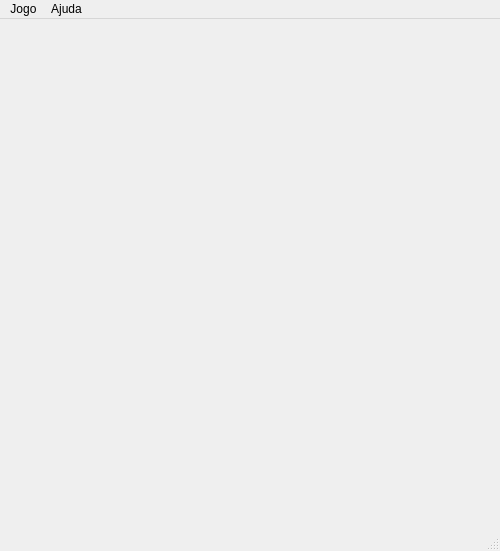
<?xml version="1.0" encoding="UTF-8"?>
<ui version="4.0">
 <class>Teeko</class>
 <widget class="QMainWindow" name="Teeko">
  <property name="geometry">
   <rect>
    <x>0</x>
    <y>0</y>
    <width>500</width>
    <height>551</height>
   </rect>
  </property>
  <property name="windowTitle">
   <string>Teeko</string>
  </property>
  <widget class="QWidget" name="centralwidget">
   <property name="styleSheet">
    <string notr="true">#centralwidget { background: url(':/grid'); }</string>
   </property>
   <layout class="QGridLayout" name="gridLayout">
    <property name="leftMargin">
     <number>0</number>
    </property>
    <property name="topMargin">
     <number>0</number>
    </property>
    <property name="rightMargin">
     <number>0</number>
    </property>
    <property name="bottomMargin">
     <number>0</number>
    </property>
    <property name="spacing">
     <number>0</number>
    </property>
    <item row="2" column="0">
     <widget class="Hole" name="hole20">
      <property name="minimumSize">
       <size>
        <width>100</width>
        <height>100</height>
       </size>
      </property>
      <property name="maximumSize">
       <size>
        <width>100</width>
        <height>100</height>
       </size>
      </property>
      <property name="styleSheet">
       <string notr="true">QPushButton {
    border: none;
    outline: none;
}</string>
      </property>
      <property name="text">
       <string/>
      </property>
      <property name="iconSize">
       <size>
        <width>50</width>
        <height>50</height>
       </size>
      </property>
      <property name="flat">
       <bool>true</bool>
      </property>
      <property name="row" stdset="0">
       <number>2</number>
      </property>
      <property name="col" stdset="0">
       <number>0</number>
      </property>
     </widget>
    </item>
    <item row="1" column="2">
     <widget class="Hole" name="hole12">
      <property name="minimumSize">
       <size>
        <width>100</width>
        <height>100</height>
       </size>
      </property>
      <property name="maximumSize">
       <size>
        <width>100</width>
        <height>100</height>
       </size>
      </property>
      <property name="styleSheet">
       <string notr="true">QPushButton {
    border: none;
    outline: none;
}</string>
      </property>
      <property name="text">
       <string/>
      </property>
      <property name="iconSize">
       <size>
        <width>50</width>
        <height>50</height>
       </size>
      </property>
      <property name="flat">
       <bool>true</bool>
      </property>
      <property name="row" stdset="0">
       <number>1</number>
      </property>
      <property name="col" stdset="0">
       <number>2</number>
      </property>
     </widget>
    </item>
    <item row="4" column="3" colspan="2">
     <widget class="Hole" name="hole43">
      <property name="minimumSize">
       <size>
        <width>100</width>
        <height>100</height>
       </size>
      </property>
      <property name="maximumSize">
       <size>
        <width>100</width>
        <height>100</height>
       </size>
      </property>
      <property name="styleSheet">
       <string notr="true">QPushButton {
    border: none;
    outline: none;
}</string>
      </property>
      <property name="text">
       <string/>
      </property>
      <property name="iconSize">
       <size>
        <width>50</width>
        <height>50</height>
       </size>
      </property>
      <property name="flat">
       <bool>true</bool>
      </property>
      <property name="row" stdset="0">
       <number>4</number>
      </property>
      <property name="col" stdset="0">
       <number>3</number>
      </property>
     </widget>
    </item>
    <item row="4" column="0">
     <widget class="Hole" name="hole40">
      <property name="minimumSize">
       <size>
        <width>100</width>
        <height>100</height>
       </size>
      </property>
      <property name="maximumSize">
       <size>
        <width>100</width>
        <height>100</height>
       </size>
      </property>
      <property name="styleSheet">
       <string notr="true">QPushButton {
    border: none;
    outline: none;
}</string>
      </property>
      <property name="text">
       <string/>
      </property>
      <property name="iconSize">
       <size>
        <width>50</width>
        <height>50</height>
       </size>
      </property>
      <property name="flat">
       <bool>true</bool>
      </property>
      <property name="row" stdset="0">
       <number>4</number>
      </property>
      <property name="col" stdset="0">
       <number>0</number>
      </property>
     </widget>
    </item>
    <item row="1" column="1">
     <widget class="Hole" name="hole11">
      <property name="minimumSize">
       <size>
        <width>100</width>
        <height>100</height>
       </size>
      </property>
      <property name="maximumSize">
       <size>
        <width>100</width>
        <height>100</height>
       </size>
      </property>
      <property name="styleSheet">
       <string notr="true">QPushButton {
    border: none;
    outline: none;
}</string>
      </property>
      <property name="text">
       <string/>
      </property>
      <property name="iconSize">
       <size>
        <width>50</width>
        <height>50</height>
       </size>
      </property>
      <property name="flat">
       <bool>true</bool>
      </property>
      <property name="row" stdset="0">
       <number>1</number>
      </property>
      <property name="col" stdset="0">
       <number>1</number>
      </property>
     </widget>
    </item>
    <item row="0" column="4" colspan="4">
     <widget class="Hole" name="hole04">
      <property name="minimumSize">
       <size>
        <width>100</width>
        <height>100</height>
       </size>
      </property>
      <property name="maximumSize">
       <size>
        <width>100</width>
        <height>100</height>
       </size>
      </property>
      <property name="styleSheet">
       <string notr="true">QPushButton {
    border: none;
    outline: none;
}</string>
      </property>
      <property name="text">
       <string/>
      </property>
      <property name="iconSize">
       <size>
        <width>50</width>
        <height>50</height>
       </size>
      </property>
      <property name="flat">
       <bool>true</bool>
      </property>
      <property name="row" stdset="0">
       <number>0</number>
      </property>
      <property name="col" stdset="0">
       <number>4</number>
      </property>
     </widget>
    </item>
    <item row="0" column="0">
     <widget class="Hole" name="hole00">
      <property name="minimumSize">
       <size>
        <width>100</width>
        <height>100</height>
       </size>
      </property>
      <property name="maximumSize">
       <size>
        <width>100</width>
        <height>100</height>
       </size>
      </property>
      <property name="styleSheet">
       <string notr="true">QPushButton {
    border: none;
    outline: none;
}</string>
      </property>
      <property name="text">
       <string/>
      </property>
      <property name="iconSize">
       <size>
        <width>50</width>
        <height>50</height>
       </size>
      </property>
      <property name="flat">
       <bool>true</bool>
      </property>
      <property name="row" stdset="0">
       <number>0</number>
      </property>
      <property name="col" stdset="0">
       <number>0</number>
      </property>
     </widget>
    </item>
    <item row="1" column="4" colspan="4">
     <widget class="Hole" name="hole14">
      <property name="minimumSize">
       <size>
        <width>100</width>
        <height>100</height>
       </size>
      </property>
      <property name="maximumSize">
       <size>
        <width>100</width>
        <height>100</height>
       </size>
      </property>
      <property name="styleSheet">
       <string notr="true">QPushButton {
    border: none;
    outline: none;
}</string>
      </property>
      <property name="text">
       <string/>
      </property>
      <property name="iconSize">
       <size>
        <width>50</width>
        <height>50</height>
       </size>
      </property>
      <property name="flat">
       <bool>true</bool>
      </property>
      <property name="row" stdset="0">
       <number>1</number>
      </property>
      <property name="col" stdset="0">
       <number>4</number>
      </property>
     </widget>
    </item>
    <item row="3" column="4" colspan="4">
     <widget class="Hole" name="hole34">
      <property name="minimumSize">
       <size>
        <width>100</width>
        <height>100</height>
       </size>
      </property>
      <property name="maximumSize">
       <size>
        <width>100</width>
        <height>100</height>
       </size>
      </property>
      <property name="styleSheet">
       <string notr="true">QPushButton {
    border: none;
    outline: none;
}</string>
      </property>
      <property name="text">
       <string/>
      </property>
      <property name="iconSize">
       <size>
        <width>50</width>
        <height>50</height>
       </size>
      </property>
      <property name="flat">
       <bool>true</bool>
      </property>
      <property name="row" stdset="0">
       <number>3</number>
      </property>
      <property name="col" stdset="0">
       <number>4</number>
      </property>
     </widget>
    </item>
    <item row="4" column="1">
     <widget class="Hole" name="hole41">
      <property name="minimumSize">
       <size>
        <width>100</width>
        <height>100</height>
       </size>
      </property>
      <property name="maximumSize">
       <size>
        <width>100</width>
        <height>100</height>
       </size>
      </property>
      <property name="styleSheet">
       <string notr="true">QPushButton {
    border: none;
    outline: none;
}</string>
      </property>
      <property name="text">
       <string/>
      </property>
      <property name="iconSize">
       <size>
        <width>50</width>
        <height>50</height>
       </size>
      </property>
      <property name="flat">
       <bool>true</bool>
      </property>
      <property name="row" stdset="0">
       <number>4</number>
      </property>
      <property name="col" stdset="0">
       <number>1</number>
      </property>
     </widget>
    </item>
    <item row="3" column="1">
     <widget class="Hole" name="hole31">
      <property name="minimumSize">
       <size>
        <width>100</width>
        <height>100</height>
       </size>
      </property>
      <property name="maximumSize">
       <size>
        <width>100</width>
        <height>100</height>
       </size>
      </property>
      <property name="styleSheet">
       <string notr="true">QPushButton {
    border: none;
    outline: none;
}</string>
      </property>
      <property name="text">
       <string/>
      </property>
      <property name="iconSize">
       <size>
        <width>50</width>
        <height>50</height>
       </size>
      </property>
      <property name="flat">
       <bool>true</bool>
      </property>
      <property name="row" stdset="0">
       <number>3</number>
      </property>
      <property name="col" stdset="0">
       <number>1</number>
      </property>
     </widget>
    </item>
    <item row="2" column="3">
     <widget class="Hole" name="hole23">
      <property name="minimumSize">
       <size>
        <width>100</width>
        <height>100</height>
       </size>
      </property>
      <property name="maximumSize">
       <size>
        <width>100</width>
        <height>100</height>
       </size>
      </property>
      <property name="styleSheet">
       <string notr="true">QPushButton {
    border: none;
    outline: none;
}</string>
      </property>
      <property name="text">
       <string/>
      </property>
      <property name="iconSize">
       <size>
        <width>50</width>
        <height>50</height>
       </size>
      </property>
      <property name="flat">
       <bool>true</bool>
      </property>
      <property name="row" stdset="0">
       <number>2</number>
      </property>
      <property name="col" stdset="0">
       <number>3</number>
      </property>
     </widget>
    </item>
    <item row="1" column="3">
     <widget class="Hole" name="hole13">
      <property name="minimumSize">
       <size>
        <width>100</width>
        <height>100</height>
       </size>
      </property>
      <property name="maximumSize">
       <size>
        <width>100</width>
        <height>100</height>
       </size>
      </property>
      <property name="styleSheet">
       <string notr="true">QPushButton {
    border: none;
    outline: none;
}</string>
      </property>
      <property name="text">
       <string/>
      </property>
      <property name="iconSize">
       <size>
        <width>50</width>
        <height>50</height>
       </size>
      </property>
      <property name="flat">
       <bool>true</bool>
      </property>
      <property name="row" stdset="0">
       <number>1</number>
      </property>
      <property name="col" stdset="0">
       <number>3</number>
      </property>
     </widget>
    </item>
    <item row="2" column="2">
     <widget class="Hole" name="hole22">
      <property name="minimumSize">
       <size>
        <width>100</width>
        <height>100</height>
       </size>
      </property>
      <property name="maximumSize">
       <size>
        <width>100</width>
        <height>100</height>
       </size>
      </property>
      <property name="styleSheet">
       <string notr="true">QPushButton {
    border: none;
    outline: none;
}</string>
      </property>
      <property name="text">
       <string/>
      </property>
      <property name="iconSize">
       <size>
        <width>50</width>
        <height>50</height>
       </size>
      </property>
      <property name="flat">
       <bool>true</bool>
      </property>
      <property name="row" stdset="0">
       <number>2</number>
      </property>
      <property name="col" stdset="0">
       <number>2</number>
      </property>
     </widget>
    </item>
    <item row="3" column="2">
     <widget class="Hole" name="hole32">
      <property name="minimumSize">
       <size>
        <width>100</width>
        <height>100</height>
       </size>
      </property>
      <property name="maximumSize">
       <size>
        <width>100</width>
        <height>100</height>
       </size>
      </property>
      <property name="styleSheet">
       <string notr="true">QPushButton {
    border: none;
    outline: none;
}</string>
      </property>
      <property name="text">
       <string/>
      </property>
      <property name="iconSize">
       <size>
        <width>50</width>
        <height>50</height>
       </size>
      </property>
      <property name="flat">
       <bool>true</bool>
      </property>
      <property name="row" stdset="0">
       <number>3</number>
      </property>
      <property name="col" stdset="0">
       <number>2</number>
      </property>
     </widget>
    </item>
    <item row="1" column="0">
     <widget class="Hole" name="hole10">
      <property name="minimumSize">
       <size>
        <width>100</width>
        <height>100</height>
       </size>
      </property>
      <property name="maximumSize">
       <size>
        <width>100</width>
        <height>100</height>
       </size>
      </property>
      <property name="styleSheet">
       <string notr="true">QPushButton {
    border: none;
    outline: none;
}</string>
      </property>
      <property name="text">
       <string/>
      </property>
      <property name="iconSize">
       <size>
        <width>50</width>
        <height>50</height>
       </size>
      </property>
      <property name="flat">
       <bool>true</bool>
      </property>
      <property name="row" stdset="0">
       <number>1</number>
      </property>
      <property name="col" stdset="0">
       <number>0</number>
      </property>
     </widget>
    </item>
    <item row="2" column="4" colspan="4">
     <widget class="Hole" name="hole24">
      <property name="minimumSize">
       <size>
        <width>100</width>
        <height>100</height>
       </size>
      </property>
      <property name="maximumSize">
       <size>
        <width>100</width>
        <height>100</height>
       </size>
      </property>
      <property name="styleSheet">
       <string notr="true">QPushButton {
    border: none;
    outline: none;
}</string>
      </property>
      <property name="text">
       <string/>
      </property>
      <property name="iconSize">
       <size>
        <width>50</width>
        <height>50</height>
       </size>
      </property>
      <property name="flat">
       <bool>true</bool>
      </property>
      <property name="row" stdset="0">
       <number>2</number>
      </property>
      <property name="col" stdset="0">
       <number>4</number>
      </property>
     </widget>
    </item>
    <item row="0" column="2">
     <widget class="Hole" name="hole02">
      <property name="minimumSize">
       <size>
        <width>100</width>
        <height>100</height>
       </size>
      </property>
      <property name="maximumSize">
       <size>
        <width>100</width>
        <height>100</height>
       </size>
      </property>
      <property name="styleSheet">
       <string notr="true">QPushButton {
    border: none;
    outline: none;
}</string>
      </property>
      <property name="text">
       <string/>
      </property>
      <property name="iconSize">
       <size>
        <width>50</width>
        <height>50</height>
       </size>
      </property>
      <property name="flat">
       <bool>true</bool>
      </property>
      <property name="row" stdset="0">
       <number>0</number>
      </property>
      <property name="col" stdset="0">
       <number>2</number>
      </property>
     </widget>
    </item>
    <item row="3" column="0">
     <widget class="Hole" name="hole30">
      <property name="minimumSize">
       <size>
        <width>100</width>
        <height>100</height>
       </size>
      </property>
      <property name="maximumSize">
       <size>
        <width>100</width>
        <height>100</height>
       </size>
      </property>
      <property name="styleSheet">
       <string notr="true">QPushButton {
    border: none;
    outline: none;
}</string>
      </property>
      <property name="text">
       <string/>
      </property>
      <property name="iconSize">
       <size>
        <width>50</width>
        <height>50</height>
       </size>
      </property>
      <property name="flat">
       <bool>true</bool>
      </property>
      <property name="row" stdset="0">
       <number>3</number>
      </property>
      <property name="col" stdset="0">
       <number>0</number>
      </property>
     </widget>
    </item>
    <item row="3" column="3">
     <widget class="Hole" name="hole33">
      <property name="minimumSize">
       <size>
        <width>100</width>
        <height>100</height>
       </size>
      </property>
      <property name="maximumSize">
       <size>
        <width>100</width>
        <height>100</height>
       </size>
      </property>
      <property name="styleSheet">
       <string notr="true">QPushButton {
    border: none;
    outline: none;
}</string>
      </property>
      <property name="text">
       <string/>
      </property>
      <property name="iconSize">
       <size>
        <width>50</width>
        <height>50</height>
       </size>
      </property>
      <property name="flat">
       <bool>true</bool>
      </property>
      <property name="row" stdset="0">
       <number>3</number>
      </property>
      <property name="col" stdset="0">
       <number>3</number>
      </property>
     </widget>
    </item>
    <item row="4" column="2">
     <widget class="Hole" name="hole42">
      <property name="minimumSize">
       <size>
        <width>100</width>
        <height>100</height>
       </size>
      </property>
      <property name="maximumSize">
       <size>
        <width>100</width>
        <height>100</height>
       </size>
      </property>
      <property name="styleSheet">
       <string notr="true">QPushButton {
    border: none;
    outline: none;
}</string>
      </property>
      <property name="text">
       <string/>
      </property>
      <property name="iconSize">
       <size>
        <width>50</width>
        <height>50</height>
       </size>
      </property>
      <property name="flat">
       <bool>true</bool>
      </property>
      <property name="row" stdset="0">
       <number>4</number>
      </property>
      <property name="col" stdset="0">
       <number>2</number>
      </property>
     </widget>
    </item>
    <item row="0" column="1">
     <widget class="Hole" name="hole01">
      <property name="minimumSize">
       <size>
        <width>100</width>
        <height>100</height>
       </size>
      </property>
      <property name="maximumSize">
       <size>
        <width>100</width>
        <height>100</height>
       </size>
      </property>
      <property name="styleSheet">
       <string notr="true">QPushButton {
    border: none;
    outline: none;
}</string>
      </property>
      <property name="text">
       <string/>
      </property>
      <property name="iconSize">
       <size>
        <width>50</width>
        <height>50</height>
       </size>
      </property>
      <property name="flat">
       <bool>true</bool>
      </property>
      <property name="row" stdset="0">
       <number>0</number>
      </property>
      <property name="col" stdset="0">
       <number>1</number>
      </property>
     </widget>
    </item>
    <item row="0" column="3">
     <widget class="Hole" name="hole03">
      <property name="minimumSize">
       <size>
        <width>100</width>
        <height>100</height>
       </size>
      </property>
      <property name="maximumSize">
       <size>
        <width>100</width>
        <height>100</height>
       </size>
      </property>
      <property name="styleSheet">
       <string notr="true">QPushButton {
    border: none;
    outline: none;
}</string>
      </property>
      <property name="text">
       <string/>
      </property>
      <property name="iconSize">
       <size>
        <width>50</width>
        <height>50</height>
       </size>
      </property>
      <property name="flat">
       <bool>true</bool>
      </property>
      <property name="row" stdset="0">
       <number>0</number>
      </property>
      <property name="col" stdset="0">
       <number>3</number>
      </property>
     </widget>
    </item>
    <item row="2" column="1">
     <widget class="Hole" name="hole21">
      <property name="minimumSize">
       <size>
        <width>100</width>
        <height>100</height>
       </size>
      </property>
      <property name="maximumSize">
       <size>
        <width>100</width>
        <height>100</height>
       </size>
      </property>
      <property name="styleSheet">
       <string notr="true">QPushButton {
    border: none;
    outline: none;
}</string>
      </property>
      <property name="text">
       <string/>
      </property>
      <property name="iconSize">
       <size>
        <width>50</width>
        <height>50</height>
       </size>
      </property>
      <property name="flat">
       <bool>true</bool>
      </property>
      <property name="row" stdset="0">
       <number>2</number>
      </property>
      <property name="col" stdset="0">
       <number>1</number>
      </property>
     </widget>
    </item>
    <item row="4" column="5">
     <widget class="Hole" name="hole44">
      <property name="minimumSize">
       <size>
        <width>100</width>
        <height>100</height>
       </size>
      </property>
      <property name="maximumSize">
       <size>
        <width>100</width>
        <height>100</height>
       </size>
      </property>
      <property name="styleSheet">
       <string notr="true">QPushButton {
    border: none;
    outline: none;
}</string>
      </property>
      <property name="text">
       <string/>
      </property>
      <property name="iconSize">
       <size>
        <width>50</width>
        <height>50</height>
       </size>
      </property>
      <property name="flat">
       <bool>true</bool>
      </property>
      <property name="row" stdset="0">
       <number>4</number>
      </property>
      <property name="col" stdset="0">
       <number>4</number>
      </property>
     </widget>
    </item>
   </layout>
  </widget>
  <widget class="QMenuBar" name="menubar">
   <property name="geometry">
    <rect>
     <x>0</x>
     <y>0</y>
     <width>500</width>
     <height>24</height>
    </rect>
   </property>
   <widget class="QMenu" name="menuJogo">
    <property name="title">
     <string>Jogo</string>
    </property>
    <addaction name="actionNew"/>
    <addaction name="actionQuit"/>
   </widget>
   <widget class="QMenu" name="menuAjuda">
    <property name="title">
     <string>Ajuda</string>
    </property>
    <addaction name="actionAbout"/>
   </widget>
   <addaction name="menuJogo"/>
   <addaction name="menuAjuda"/>
  </widget>
  <widget class="QStatusBar" name="statusbar"/>
  <action name="actionNew">
   <property name="text">
    <string>Novo</string>
   </property>
  </action>
  <action name="actionQuit">
   <property name="text">
    <string>Sair</string>
   </property>
  </action>
  <action name="actionAbout">
   <property name="text">
    <string>Sobre</string>
   </property>
  </action>
  <action name="action9holes">
   <property name="checkable">
    <bool>true</bool>
   </property>
   <property name="checked">
    <bool>true</bool>
   </property>
   <property name="text">
    <string>9 Buracos</string>
   </property>
  </action>
  <action name="action13holes">
   <property name="checkable">
    <bool>true</bool>
   </property>
   <property name="text">
    <string>13 Buracos</string>
   </property>
  </action>
 </widget>
 <customwidgets>
  <customwidget>
   <class>Hole</class>
   <extends>QPushButton</extends>
   <header location="global">Hole.h</header>
  </customwidget>
 </customwidgets>
 <resources/>
 <connections/>
</ui>
